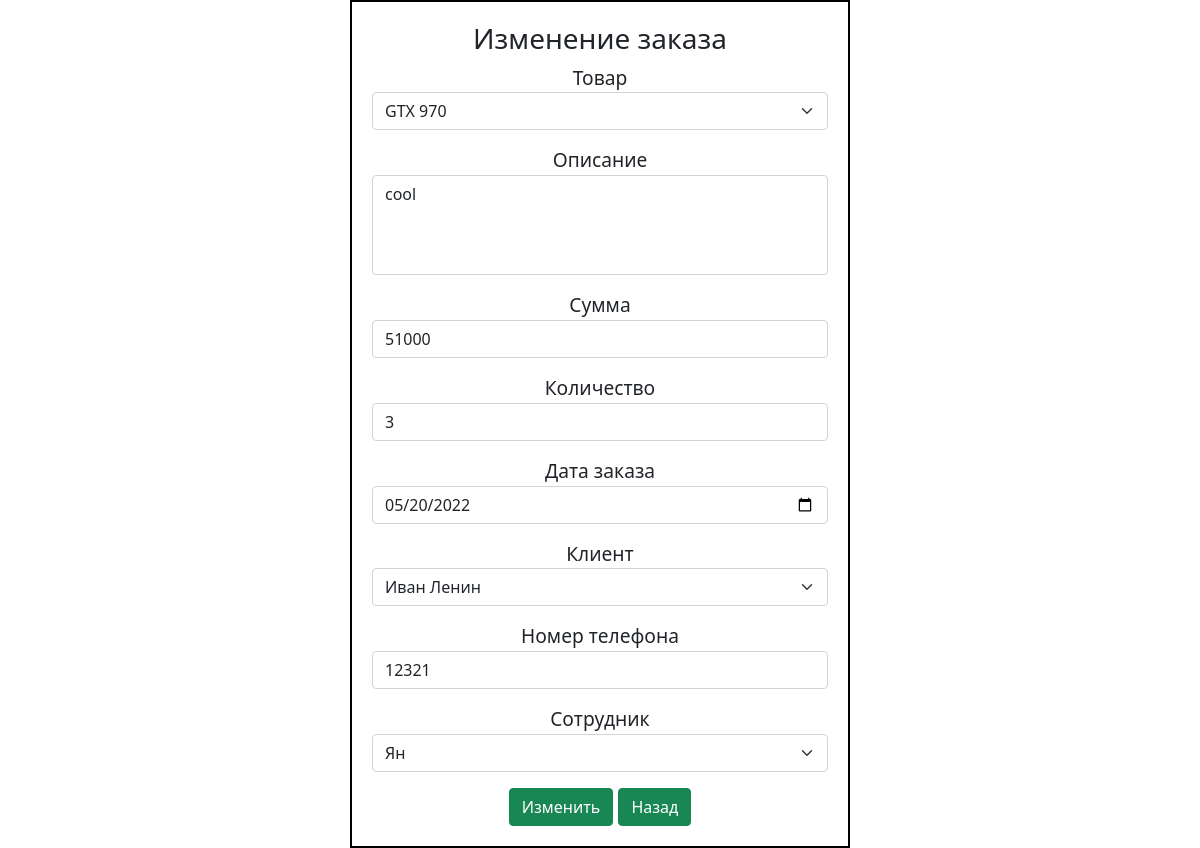
Page /update_orders.php?id=34 on the earlier database version.
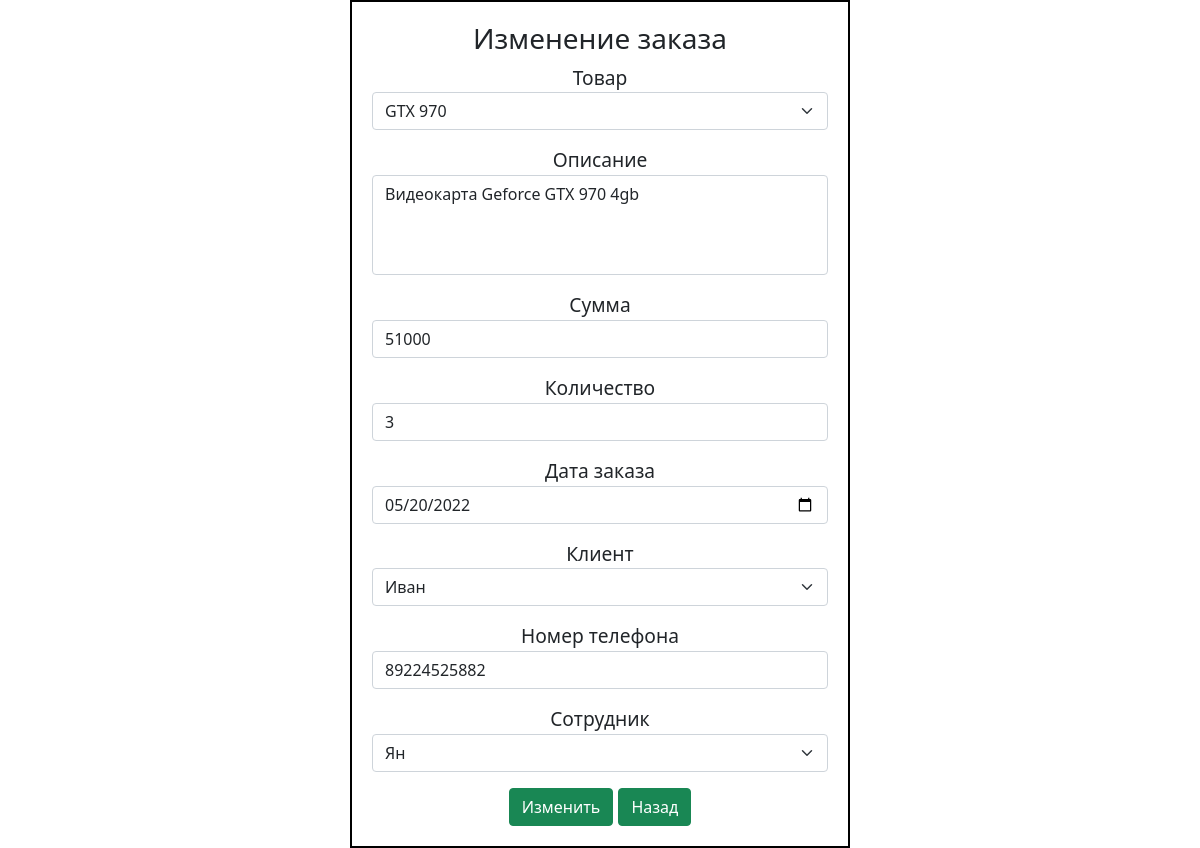
Same page on the later database version.
### tables this page shows
CREATE TABLE `orders` (
  `id` int(11) NOT NULL,
  `id_product` int(11) DEFAULT NULL,
  `description` text,
  `summ` int(11) DEFAULT NULL,
  `col` int(11) DEFAULT NULL,
  `date_order` date DEFAULT NULL,
  `id_client` int(11) DEFAULT NULL,
  `phone_number` bigint(15) DEFAULT NULL,
  `id_employee` int(11) DEFAULT NULL
);

CREATE TABLE `products` (
  `id` int(11) NOT NULL,
  `name` varchar(255) DEFAULT NULL,
  `price` bigint(11) DEFAULT NULL,
  `col` int(11) DEFAULT NULL,
  `description` text,
  `id_product_group` int(11) DEFAULT NULL
);

### update_orders.php (the view, shortened to what this page needs)
<?php
    require_once 'config/connect.php';
    $order_id = $_GET['id'];
    $order = mysqli_query($connect, "SELECT orders.id, products.name as product_name, products.description, summ, orders.col, date_order, clients.name as client_name, orders.phone_number, employees.full_name From orders, products, clients, employees WHERE orders.id_product = products.id and orders.id_client = clients.id and orders.id_employee = employees.id and orders.id = '$order_id'");
    $employee =  mysqli_query($connect, "SELECT id, full_name From employees");
    $client =  mysqli_query($connect, "SELECT id, name From clients");
    $products =  mysqli_query($connect, "SELECT id, name From products");
    $order = mysqli_fetch_assoc($order);
    $employee = mysqli_fetch_all($employee);
    $client = mysqli_fetch_all($client);
    $products = mysqli_fetch_all($products);
?>
<!doctype html>
<html lang="en">
<head>
    <link rel="stylesheet" type="text/css" href="https://cdn.jsdelivr.net/npm/bootstrap@5.1.3/dist/css/bootstrap.min.css">
</head>
<body>
    <div class="space space3">
        <h3>Изменение заказа</h3>
        <form action="vendor/update_orders.php" method="post">
            <big><p>Товар
                    <select class="form-select" name="product" id="country">
                      <?php
                         foreach($products as $val){
                            if ($order['product_name'] == $val[1])
                            {
                                echo '<option value='. $val[0] .' ' . selected . ' >'. $val[1] .'</option>';
                            }
                            else
                            {
                                echo '<option value='. $val[0] .' ' . ' >'. $val[1] .'</option>';
                            }
                         }
                       ?>
                    </select></p>
            <p>Описание
            <textarea class="form-control textarea" name="description"><?= $order['description'] ?></textarea></p>
            <p>Сумма
            <input class="form-control" type="number" name="summ" value="<?= $order['summ'] ?>"></p>
            <p>Количество
            <input class="form-control" type="number" name="col" value="<?= $order['col'] ?>"></p>
            <p>Дата заказа
            <input class="form-control" type="date" name="date_order" value="<?= $order['date_order'] ?>"></p>
            <p>Клиент
            <select class="form-select" name="client" id="country">
                      <?php
                         foreach($client as $val){
                            if ($order['client_name'] == $val[1])
                            {
                                echo '<option value='. $val[0] .' ' . selected . ' >'. $val[1] .'</option>';
                            }
                            else
                            {
                                echo '<option value='. $val[0] .' ' . ' >'. $val[1] .'</option>';
                            }
                         }
                       ?>
                    </select></p>
            <p>Номер телефона
            <input class="form-control" type="number" name="phone_number" value="<?= $order['phone_number'] ?>"></p>
            <p>Сотрудник
            <select class="form-select" name="employee" id="country">
                      <?php
                         foreach($employee as $val){
                            if ($order['full_name'] == $val[1])
                            {
                                echo '<option value='. $val[0] .' ' . selected . ' >'. $val[1] .'</option>';
                            }
                            else
                            {
                                echo '<option value='. $val[0] .' ' . ' >'. $val[1] .'</option>';
                            }
                         }
                       ?>
                    </select></p>
            <button class="btn btn-success" type="submit">Изменить</button>
            <button class="btn btn-success" type="button" onclick="window.history.back()">Назад</button>
        </form>
    </div>
</body>
</html>

Differences in the rows shown:
changed orders: description "cool" → "Видеокарта Geforce GTX 970 4gb"; phone_number "12321" → "89224525882"
Other differences:
form field client: "Иван Ленин" → "Иван"
